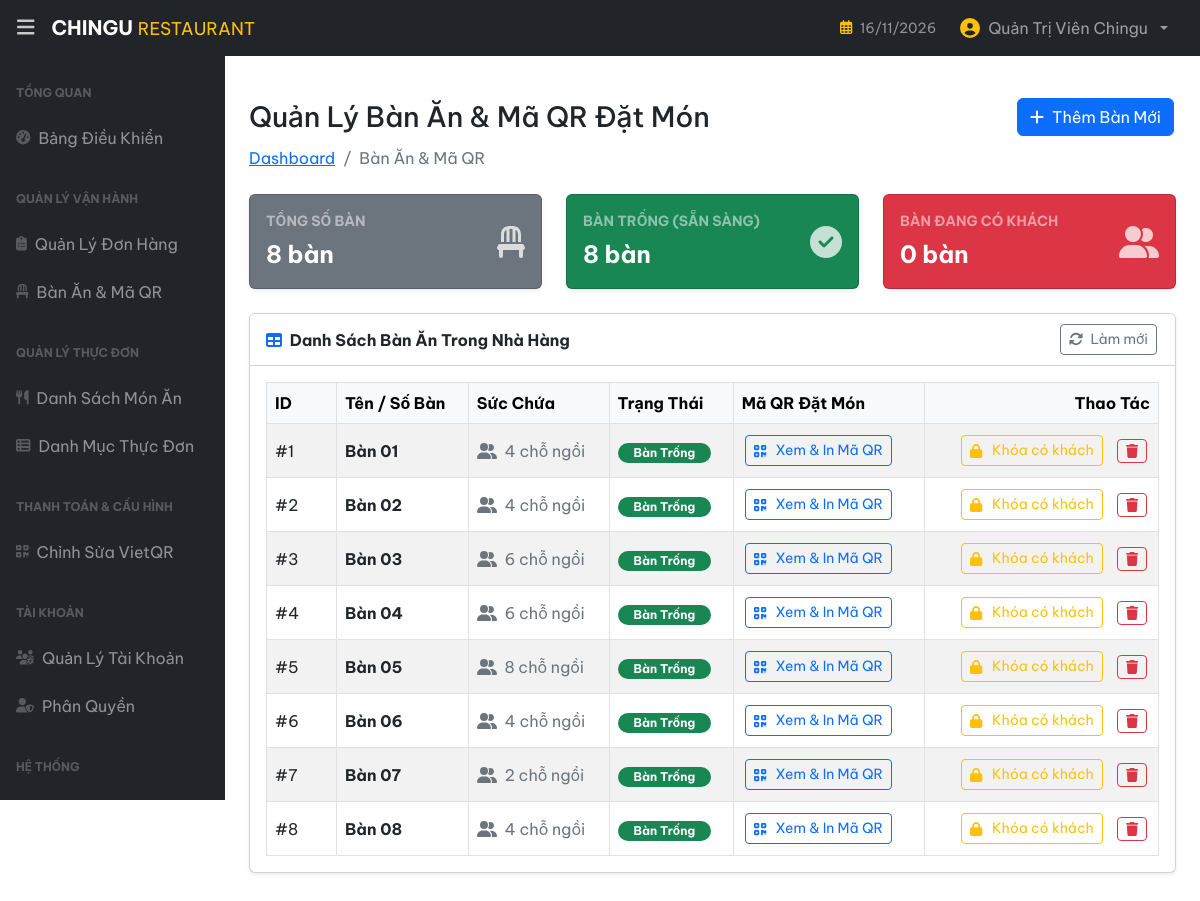
The app's page /admin/index.php?act=tables (signed in) with its own data.
### tables this page shows
CREATE TABLE `tables` (
  `id` int(11) NOT NULL AUTO_INCREMENT,
  `table_number` varchar(50) NOT NULL,
  `capacity` int(11) NOT NULL DEFAULT 4,
  `status` varchar(50) NOT NULL DEFAULT 'available',
  `created_at` datetime DEFAULT current_timestamp(),
  `updated_at` datetime DEFAULT current_timestamp() ON UPDATE current_timestamp(),
  PRIMARY KEY (`id`),
  UNIQUE KEY `table_number` (`table_number`)
);

### admin/controller/TableController.php (called while the page is built, shortened)
<?php
require_once __DIR__ . '/../../model/Table.php';
class TableController {
    public function index() {
        $status = $_GET['status'] ?? null;
        $tables = Table::getAllTables($status);
        $stats = Table::getTableStatistics();
        include_once __DIR__ . '/../view/tables/list.php';
    }
}
?>

### model/pdo.php (called while the page is built, shortened)
<?php
function pdo_get_connection() {
    $dburl = "mysql:host=localhost;dbname=chingu-restaurant;charset=utf8mb4";
    $username = 'root';
    $password = '';
    try {
        $conn = new PDO($dburl, $username, $password);
        $conn->setAttribute(PDO::ATTR_ERRMODE, PDO::ERRMODE_EXCEPTION);
        $conn->setAttribute(PDO::ATTR_DEFAULT_FETCH_MODE, PDO::FETCH_ASSOC);
        return $conn;
    } catch (PDOException $e) {
        die("Lỗi kết nối cơ sở dữ liệu: " . $e->getMessage());
    }
}
function pdo_query($sql) {
    $sql_args = array_slice(func_get_args(), 1);
    try {
        $conn = pdo_get_connection();
        $stmt = $conn->prepare($sql);
        $stmt->execute($sql_args);
        return $stmt->fetchAll();
    } catch (PDOException $e) {
        throw $e;
    } finally {
        unset($conn);
    }
}
function pdo_query_one($sql) {
    $sql_args = array_slice(func_get_args(), 1);
    try {
        $conn = pdo_get_connection();
        $stmt = $conn->prepare($sql);
        $stmt->execute($sql_args);
        return $stmt->fetch();
    } catch (PDOException $e) {
        throw $e;
    } finally {
        unset($conn);
    }
}
?>

### model/Table.php (called while the page is built, shortened)
<?php
require_once __DIR__ . '/pdo.php';
class Table {
    public static function getAllTables($status = null) {
        $sql = "SELECT * FROM tables";
        $sql .= " ORDER BY id ASC";
        return pdo_query($sql);
    }
    public static function getTableStatistics() {
        $sql = "SELECT
                    COUNT(*) AS total_tables,
                    SUM(CASE WHEN status = 'available' THEN 1 ELSE 0 END) AS available_tables,
                    SUM(CASE WHEN status = 'occupied' THEN 1 ELSE 0 END) AS occupied_tables
                FROM tables";
        return pdo_query_one($sql);
    }
}
?>

### admin/view/tables/list.php (the view, shortened to what this page needs)
<?php
include_once __DIR__ . '/../layouts/header.php';
?>
<div class="d-flex justify-content-between align-items-center mt-4 mb-2">
    <h1 class="h3 mb-0">Quản Lý Bàn Ăn & Mã QR Đặt Món</h1>
    <button type="button" class="btn btn-primary" data-bs-toggle="modal" data-bs-target="#modalAddTable">
        <i class="fas fa-plus me-1"></i> Thêm Bàn Mới
    </button>
</div>
<ol class="breadcrumb mb-4">
    <li class="breadcrumb-item"><a href="index.php?act=dashboard">Dashboard</a></li>
    <li class="breadcrumb-item active">Bàn Ăn & Mã QR</li>
</ol>
<div class="row">
    <div class="col-md-4">
        <div class="card bg-secondary text-white mb-4 shadow-sm">
            <div class="card-body">
                <div class="d-flex justify-content-between align-items-center">
                    <div>
                        <div class="small text-white-50 text-uppercase fw-bold">Tổng Số Bàn</div>
                        <div class="fs-4 fw-bold mt-1"><?= intval($stats['total_tables'] ?? 0) ?> bàn</div>
                    </div>
                    <i class="fas fa-chair fa-2x opacity-75"></i>
                </div>
            </div>
        </div>
    </div>
    <div class="col-md-4">
        <div class="card bg-success text-white mb-4 shadow-sm">
            <div class="card-body">
                <div class="d-flex justify-content-between align-items-center">
                    <div>
                        <div class="small text-white-50 text-uppercase fw-bold">Bàn Trống (Sẵn sàng)</div>
                        <div class="fs-4 fw-bold mt-1"><?= intval($stats['available_tables'] ?? 0) ?> bàn</div>
                    </div>
                    <i class="fas fa-check-circle fa-2x opacity-75"></i>
                </div>
            </div>
        </div>
    </div>
    <div class="col-md-4">
        <div class="card bg-danger text-white mb-4 shadow-sm">
            <div class="card-body">
                <div class="d-flex justify-content-between align-items-center">
                    <div>
                        <div class="small text-white-50 text-uppercase fw-bold">Bàn Đang Có Khách</div>
                        <div class="fs-4 fw-bold mt-1"><?= intval($stats['occupied_tables'] ?? 0) ?> bàn</div>
                    </div>
                    <i class="fas fa-user-friends fa-2x opacity-75"></i>
                </div>
            </div>
        </div>
    </div>
</div>
<div class="card mb-4 shadow-sm">
    <div class="card-header bg-white d-flex justify-content-between align-items-center">
        <div>
            <i class="fas fa-table me-1 text-primary"></i>
            <strong>Danh Sách Bàn Ăn Trong Nhà Hàng</strong>
        </div>
        <button type="button" class="btn btn-sm btn-outline-secondary" onclick="window.location.reload();">
            <i class="fas fa-sync-alt me-1"></i> Làm mới
        </button>
    </div>
    <div class="card-body">
        <div class="table-responsive">
            <table class="table table-bordered table-striped table-hover align-middle mb-0" id="datatablesSimple">
                <thead class="table-light">
                    <tr>
                        <th style="width: 70px;">ID</th>
                        <th>Tên / Số Bàn</th>
                        <th>Sức Chứa</th>
                        <th>Trạng Thái</th>
                        <th>Mã QR Đặt Món</th>
                        <th class="text-end" style="min-width: 200px;">Thao Tác</th>
                    </tr>
                </thead>
                <tbody>
                    <?php if (!empty($tables)): ?>
                        <?php foreach ($tables as $t): ?>
                            <?php
                                $badgeClass = 'bg-success text-white';
                                $statusText = 'Bàn Trống';
                            ?>
                            <tr>
                                <td>#<?= $t['id'] ?></td>
                                <td>
                                    <strong class="fs-6"><?= htmlspecialchars($t['table_number']) ?></strong>
                                </td>
                                <td>
                                    <span class="text-muted">
                                        <i class="fas fa-user-friends me-1"></i> <?= $t['capacity'] ?> chỗ ngồi
                                    </span>
                                </td>
                                <td>
                                    <span class="badge <?= $badgeClass ?> px-3 py-1 rounded-pill">
                                        <?= $statusText ?>
                                    </span>
                                </td>
                                <td>
                                    <a href="index.php?act=table-qr&id=<?= $t['id'] ?>" class="btn btn-sm btn-outline-primary">
                                        <i class="fas fa-qrcode me-1"></i> Xem & In Mã QR
                                    </a>
                                </td>
                                <td class="text-end text-nowrap">
                                    <div class="d-inline-flex align-items-center justify-content-end gap-2">
                                        <?php if ($t['status'] === 'occupied'): ?>
                                            <a href="index.php?act=table-status&id=<?= $t['id'] ?>&status=available" class="btn btn-sm btn-outline-success" title="Mở lại bàn trống" onclick="return confirm('Chuyển bàn này về trạng thái TRỐNG?');">
                                                <i class="fas fa-unlock me-1"></i> Mở bàn trống
                                            </a>
                                        <?php else: ?>
                                            <a href="index.php?act=table-status&id=<?= $t['id'] ?>&status=occupied" class="btn btn-sm btn-outline-warning" title="Khóa bàn có khách">
                                                <i class="fas fa-lock me-1"></i> Khóa có khách
                                            </a>
                                        <?php endif; ?>
                                        <?php if ($currentRole === 'admin'): ?>
                                            <a href="index.php?act=table-delete&id=<?= $t['id'] ?>" class="btn btn-sm btn-outline-danger" onclick="return confirm('Bạn có chắc chắn muốn xóa bàn này?');" title="Xóa bàn">
                                                <i class="fas fa-trash"></i>
                                            </a>
                                        <?php endif; ?>
                                    </div>
                                </td>
                            </tr>
                        <?php endforeach; ?>
                    <?php endif; ?>
                </tbody>
            </table>
        </div>
    </div>
</div>
<?php include_once __DIR__ . '/../layouts/footer.php'; ?>

### admin/assets/css/admin.css (style rules this page uses)
:root { --primary-red: #b81b24; --dark-red: #820e14; --accent-gold: #f3ad33; --border-radius-sm: 6px; --border-radius: 10px; --border-radius-lg: 14px; }
html, body, * { scrollbar-width: none !important; -ms-overflow-style: none !important; }
body { font-family: 'Be Vietnam Pro', -apple-system, BlinkMacSystemFont, 'Segoe UI', Roboto, sans-serif; scrollbar-width: none; -ms-overflow-style: none; }
.table td .btn, table td .btn { margin: 3px 3px; display: inline-flex; align-items: center; justify-content: center; gap: 0.35rem; vertical-align: middle; white-space: nowrap; }
.btn + .btn { margin-left: 0.45rem; }
.d-flex > .btn, .d-inline-flex > .btn { margin: 2px 2px; }
.table th:last-child, .table td:last-child, .table th.text-end, .table td.text-end, table th:last-child, table td:last-child, table th.text-end, table td.text-end { min-width: 130px !important; white-space: nowrap !important; }
.table td.text-end .d-inline-flex, .table td.text-end .d-flex { gap: 8px !important; }

### records on screen
tables: id "1", table_number "Bàn 01", capacity "4", statusText "Bàn Trống"
tables: id "2", table_number "Bàn 02", capacity "4", statusText "Bàn Trống"
tables: id "3", table_number "Bàn 03", capacity "6", statusText "Bàn Trống"
tables: id "4", table_number "Bàn 04", capacity "6", statusText "Bàn Trống"
tables: id "5", table_number "Bàn 05", capacity "8", statusText "Bàn Trống"
tables: id "6", table_number "Bàn 06", capacity "4", statusText "Bàn Trống"
tables: id "7", table_number "Bàn 07", capacity "2", statusText "Bàn Trống"
tables: id "8", table_number "Bàn 08", capacity "4", statusText "Bàn Trống"

### other values on screen
$_SESSION['employee']['fullname'] "Quản Trị Viên Chingu"
$stats['total_tables'] "8"
$stats['available_tables'] "8"
$stats['occupied_tables'] "0"
